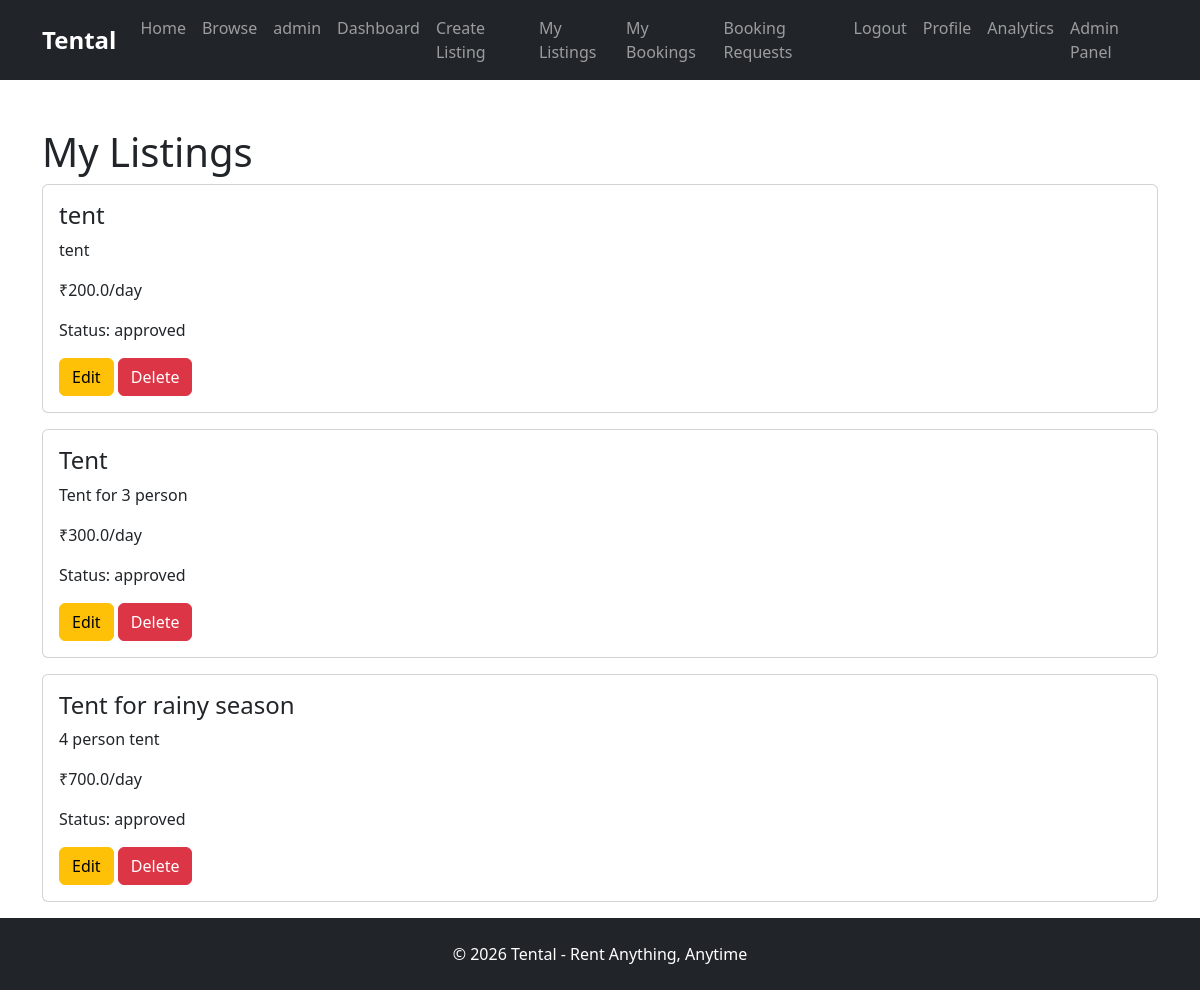
/my-listings (signed in), run on an earlier commit of the app's database.
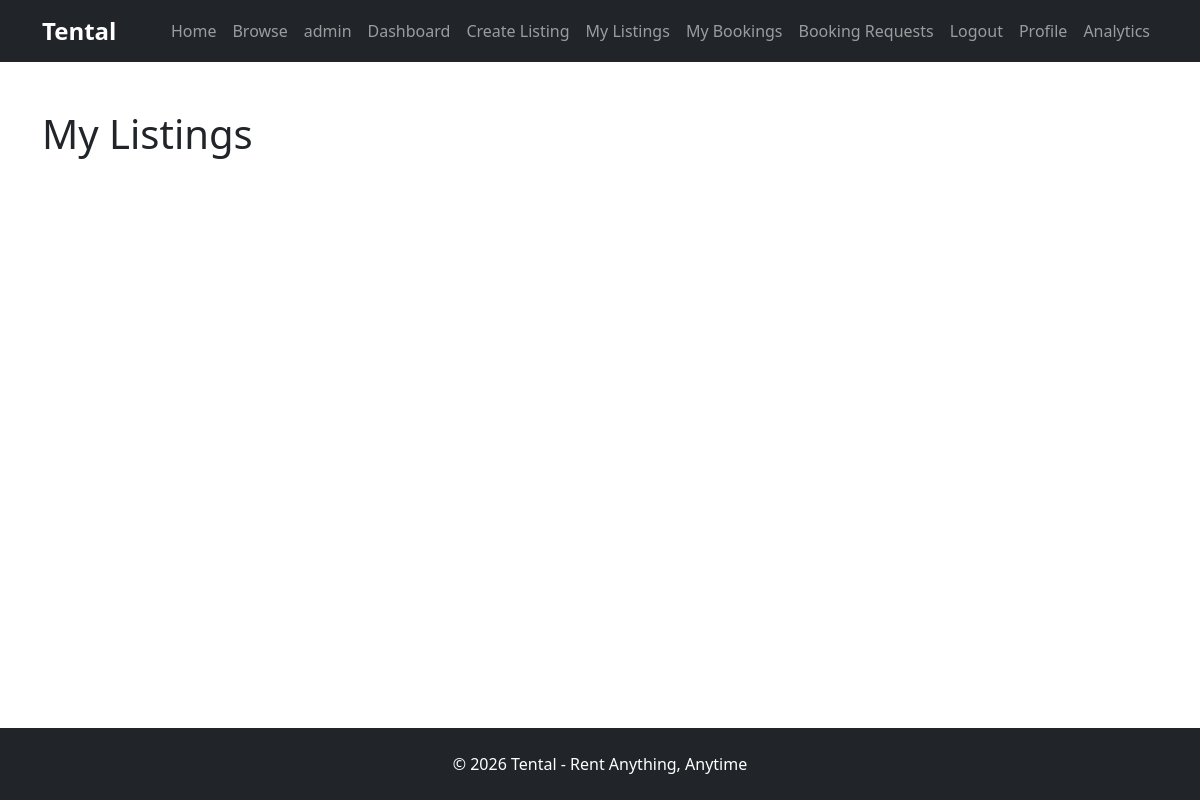
And on a later commit of the database.
### models/rental_item.py (models this page shows)
class RentalItem(db.Model):
    id = db.Column(db.Integer, primary_key=True)
    title = db.Column(db.String(100), nullable=False)
    description = db.Column(db.Text, nullable=False)
    price_per_day = db.Column(db.Float, nullable=False)
    category = db.Column(db.String(100), nullable=False)
    user_id = db.Column(
        db.Integer,
        db.ForeignKey("user.id"),
        nullable=False
    )
    status = db.Column(
        db.String(20),
        default="pending"
    )
    image = db.Column(
        db.String(255)
    )
    bookings = db.relationship(
        "Booking",
        backref="rental_item",
        lazy=True
    )
    quantity = db.Column(
        db.Integer,
        nullable=False,
        default=1
    )
    security_deposit = db.Column(
        db.Float,
        nullable=False,
        default=0
    )
    reviews = db.relationship(
        "Review",
        backref="rental_item",
        lazy=True,
        cascade="all, delete-orphan"
    )

### routes/main.py (the view)
@main.route("/my-listings")
@login_required
def my_listings():
    rentals = current_user.rentals
    return render_template(
        "listing/my_listings.html",
        rentals=rentals
    )

### models/user.py (called while the page is built)
@login_manager.user_loader
def load_user(user_id):
    return User.query.get(int(user_id))

### templates/listing/my_listings.html
{% extends "base.html" %} {% block content %}
<div class="container mt-5">
  <h1>My Listings</h1>
  {% for rental in rentals %}
  <div class="card mb-3">
    <div class="card-body">
      <h4>{{ rental.title }}</h4>
      <p>{{ rental.description }}</p>
      <p>₹{{ rental.price_per_day }}/day</p>
      <p>Status: {{ rental.status }}</p>
      <a
        href="{{ url_for('main.edit_listing', id=rental.id) }}"
        class="btn btn-warning"
      >
        Edit
      </a>
      <a
        href="{{ url_for('main.delete_listing', id=rental.id) }}"
        class="btn btn-danger"
      >
        Delete
      </a>
    </div>
  </div>
  {% endfor %}
</div>
{% endblock %}

### templates/base.html (shortened to what this page needs)
<!doctype html>
<html lang="en">
  <head>
    <link
      href="https://cdn.jsdelivr.net/npm/bootstrap@5.3.7/dist/css/bootstrap.min.css"
      rel="stylesheet"
    />
    <link
      rel="stylesheet"
      href="{{ url_for('static', filename='css/style.css') }}"
    />
  </head>
  <body>
    <nav class="navbar navbar-expand-lg navbar-dark bg-dark">
      <div class="container">
        <a class="navbar-brand" href="#">Tental</a>
        <div class="navbar-nav ms-auto">
          <a class="nav-link" href="{{ url_for('main.home') }}">Home</a>
          <a class="nav-link" href="{{ url_for('main.browse') }}">Browse</a>
          {% if current_user.is_authenticated %}
          <span class="nav-link"> {{ current_user.name }} </span>
          <a class="nav-link" href="{{ url_for('main.owner_dashboard') }}">
            Dashboard
          </a>
          <a class="nav-link" href="{{ url_for('main.create_listing') }}">
            Create Listing
          </a>
          <a class="nav-link" href="{{ url_for('main.my_listings') }}">
            My Listings
          </a>
          <a class="nav-link" href="{{ url_for('main.my_bookings') }}">
            My Bookings
          </a>
          <a class="nav-link" href="{{ url_for('main.booking_requests') }}">
            Booking Requests
          </a>
          <a class="nav-link" href="{{ url_for('auth.logout') }}"> Logout </a>
          <a class="nav-link" href="{{ url_for('main.profile') }}"> Profile </a>
          <li class="nav-item">
            <a class="nav-link" href="{{ url_for('main.analytics') }}">
              Analytics
            </a>
          </li>
          {% if current_user.is_authenticated and current_user.is_admin %}
          <a class="nav-link" href="{{ url_for('main.admin_dashboard') }}">
            Admin Panel
          </a>
          {% endif %} {% else %}
          <a class="nav-link" href="{{ url_for('auth.login') }}"> Login </a>
          <a class="nav-link" href="{{ url_for('auth.register') }}">
            Register
          </a>
          {% endif %}
        </div>
      </div>
    </nav>
    <main class="flex-grow-1">{% block content %} {% endblock %}</main>
    <footer id="footer-section" class="bg-dark text-white text-center py-4">
      <p class="mb-0">© 2026 Tental - Rent Anything, Anytime</p>
    </footer>
  </body>
</html>

What changed in the data, as far as the page shows it:
no longer on this page (row edited): RentalItem: title "tent", description "tent", price_per_day "200.0", status "approved"
no longer on this page (row edited): RentalItem: title "Tent", description "Tent for 3 person", price_per_day "300.0", status "approved"
no longer on this page (row edited): RentalItem: title "Tent for rainy season", description "4 person tent", price_per_day "700.0", status "approved"
changed User "admin": is_admin True → False (drawn)
Also different on the page:
text no longer shown: "Admin Panel"
